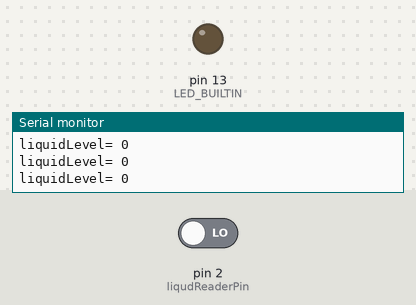
Bench run of a sketch on a simulated Arduino Uno, built with avr-gcc and run on an emulated ATmega328P. Shown: output pins drawn as LEDs (lit = HIGH), the last lines printed to the serial monitor. The inputs (shaded band) are chosen by the test bench; at power-on: pin 2 (liqudReaderPin) LOW.

Above: at 1.8 s.
1.9 s: pin 2 (liqudReaderPin) driven HIGH
At 3.2 s:
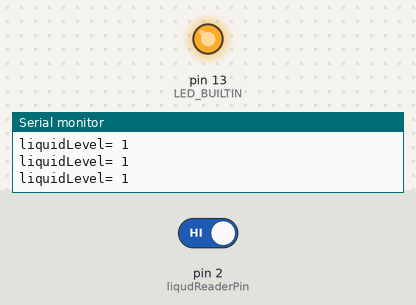
3.5 s: pin 2 (liqudReaderPin) driven LOW
At 4.4 s:
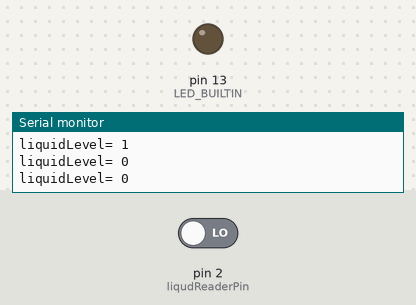
Timing chart, 0 to 6.5 s (numbered marks = the images above; inputs shaded):
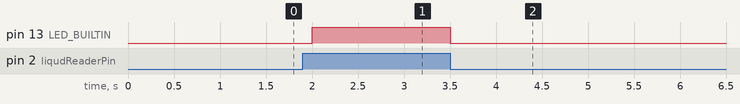

The sketch:

non-contact-liquid-sensor.ino
```cpp
/*
 * Simple script for students to start to work with Gravity: Non-contact Digital Liquid Level Sensor
 * https://www.dfrobot.com/product-1493.html you can find the item from this link
 */

// Initialise sensor pin to pin 2
int liqudReaderPin = 2;

// If water detected this variable will be 1
int liquidLevel = 0;

void setup() {
  // initalise console communication
  Serial.begin(9600);

  // initialise sensor and led pins
  pinMode(liqudReaderPin,INPUT);
  pinMode(LED_BUILTIN, OUTPUT);

}

void loop() {
  //read data from sensor 0 or 1
  liquidLevel = digitalRead(liqudReaderPin);

  // display data to console
  Serial.print("liquidLevel= "); Serial.println(liquidLevel, DEC);

  /*
   * if liquid detected which means varialbe will be 1 in other words true
   * open led built in arduino uno otherwise leave led closed
   */
  if (liquidLevel)
  {
    digitalWrite(LED_BUILTIN, HIGH);
  } else
  {
    digitalWrite(LED_BUILTIN, LOW);
  }

  delay(500);
}
```

Measured:
- after the input at 1.9 s, pin 13 (LED_BUILTIN): LOW → HIGH after 0.10 s
- after the input at 3.5 s, pin 13 (LED_BUILTIN): HIGH → LOW at once
